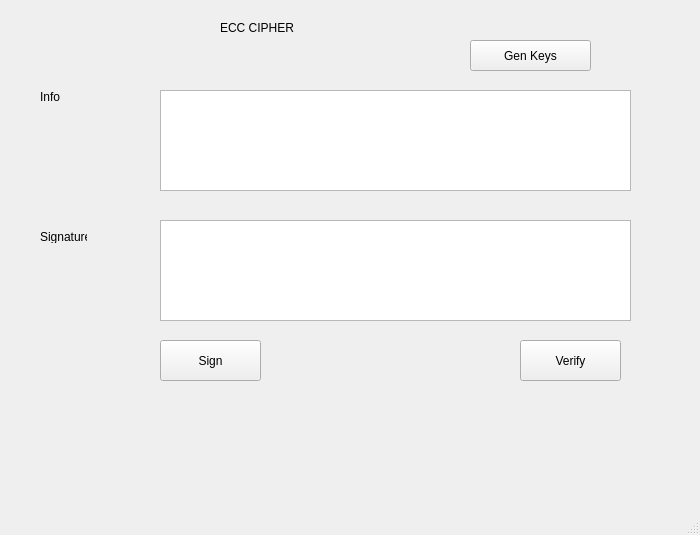
<?xml version="1.0" encoding="UTF-8"?>
<ui version="4.0">
 <class>MainWindow</class>
 <widget class="QMainWindow" name="MainWindow">
  <property name="geometry">
   <rect>
    <x>0</x>
    <y>0</y>
    <width>700</width>
    <height>535</height>
   </rect>
  </property>
  <property name="windowTitle">
   <string>MainWindow</string>
  </property>
  <widget class="QWidget" name="centralwidget">
   <widget class="QTextEdit" name="txt_info">
    <property name="geometry">
     <rect>
      <x>160</x>
      <y>90</y>
      <width>471</width>
      <height>101</height>
     </rect>
    </property>
   </widget>
   <widget class="QTextEdit" name="txt_sign">
    <property name="geometry">
     <rect>
      <x>160</x>
      <y>220</y>
      <width>471</width>
      <height>101</height>
     </rect>
    </property>
   </widget>
   <widget class="QLabel" name="label">
    <property name="geometry">
     <rect>
      <x>40</x>
      <y>90</y>
      <width>47</width>
      <height>13</height>
     </rect>
    </property>
    <property name="text">
     <string>Info</string>
    </property>
   </widget>
   <widget class="QLabel" name="label_2">
    <property name="geometry">
     <rect>
      <x>40</x>
      <y>230</y>
      <width>47</width>
      <height>13</height>
     </rect>
    </property>
    <property name="text">
     <string>Signature</string>
    </property>
   </widget>
   <widget class="QLabel" name="label_3">
    <property name="geometry">
     <rect>
      <x>220</x>
      <y>20</y>
      <width>111</width>
      <height>16</height>
     </rect>
    </property>
    <property name="text">
     <string>ECC CIPHER</string>
    </property>
   </widget>
   <widget class="QPushButton" name="btn_gen_keys">
    <property name="geometry">
     <rect>
      <x>470</x>
      <y>40</y>
      <width>121</width>
      <height>31</height>
     </rect>
    </property>
    <property name="text">
     <string>Gen Keys</string>
    </property>
   </widget>
   <widget class="QPushButton" name="btn_sign">
    <property name="geometry">
     <rect>
      <x>160</x>
      <y>340</y>
      <width>101</width>
      <height>41</height>
     </rect>
    </property>
    <property name="text">
     <string>Sign</string>
    </property>
   </widget>
   <widget class="QPushButton" name="btn_verify">
    <property name="geometry">
     <rect>
      <x>520</x>
      <y>340</y>
      <width>101</width>
      <height>41</height>
     </rect>
    </property>
    <property name="text">
     <string>Verify</string>
    </property>
   </widget>
  </widget>
  <widget class="QMenuBar" name="menubar">
   <property name="geometry">
    <rect>
     <x>0</x>
     <y>0</y>
     <width>700</width>
     <height>21</height>
    </rect>
   </property>
  </widget>
  <widget class="QStatusBar" name="statusbar"/>
 </widget>
 <resources/>
 <connections/>
</ui>
